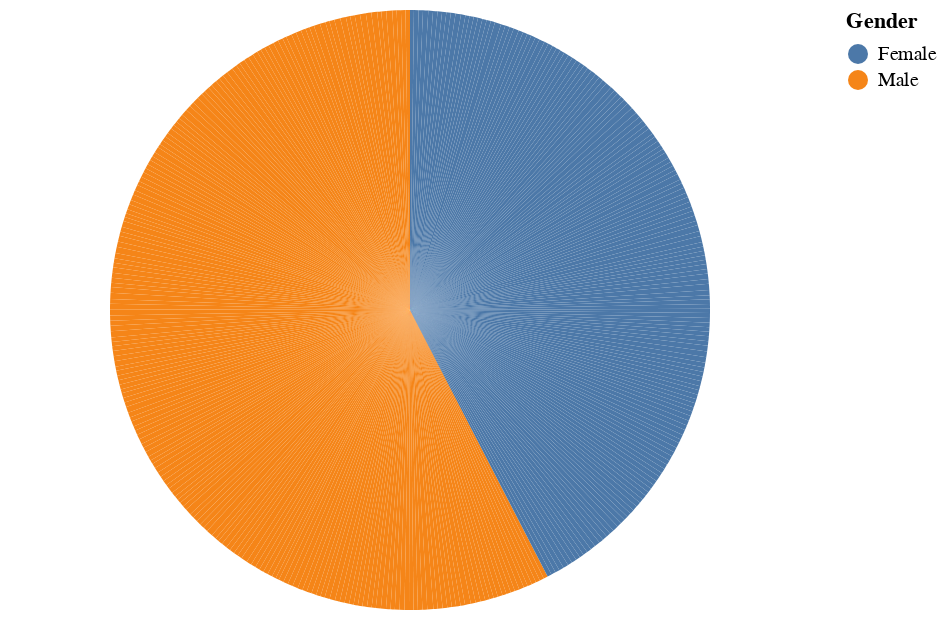

The cell this chart's notebook holds for it:
### Code cell
# prompt: Using dataframe df: pie chart

import altair as alt
alt.Chart(df).mark_arc().encode(
    theta=alt.Theta(field="Age", type="quantitative"),
    color=alt.Color(field="Gender", type="nominal"),
)

### Figure 1 — Vega-Lite specification as saved in the notebook (floating-point values rounded to 4 significant figures; data arrays with more than 128 entries replaced by an {"elided": "..."} marker saying what was removed)
{"config": {"view": {"continuousWidth": 400, "continuousHeight": 300}}, "data": {"name": "data-dc4a006058f6ac0ed633c68043f3944f"}, "mark": "arc", "encoding": {"color": {"field": "Gender", "type": "nominal"}, "theta": {"field": "Age", "type": "quantitative"}}, "$schema": "https://vega.github.io/schema/vega-lite/v4.17.0.json", "datasets": {"data-dc4a006058f6ac0ed633c68043f3944f": {"elided": "388 records"}}}
